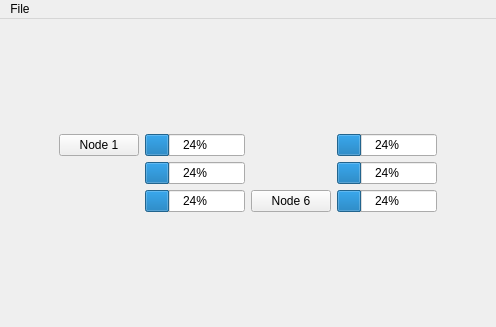
<?xml version="1.0" encoding="UTF-8"?>
<ui version="4.0">
 <class>ClusterView</class>
 <widget class="QMainWindow" name="ClusterView">
  <property name="geometry">
   <rect>
    <x>0</x>
    <y>0</y>
    <width>496</width>
    <height>327</height>
   </rect>
  </property>
  <property name="windowTitle">
   <string>Cluster Control</string>
  </property>
  <widget class="QWidget" name="centralwidget">
   <layout class="QVBoxLayout" name="verticalLayout">
    <item>
     <layout class="QGridLayout" name="gridLayout">
      <property name="leftMargin">
       <number>50</number>
      </property>
      <property name="rightMargin">
       <number>50</number>
      </property>
      <item row="0" column="0">
       <widget class="QPushButton" name="pushButton">
        <property name="text">
         <string>Node 1</string>
        </property>
       </widget>
      </item>
      <item row="0" column="1">
       <widget class="QProgressBar" name="progressBar">
        <property name="value">
         <number>24</number>
        </property>
       </widget>
      </item>
      <item row="1" column="1">
       <widget class="QProgressBar" name="progressBar_2">
        <property name="value">
         <number>24</number>
        </property>
       </widget>
      </item>
      <item row="2" column="1">
       <widget class="QProgressBar" name="progressBar_3">
        <property name="value">
         <number>24</number>
        </property>
       </widget>
      </item>
      <item row="0" column="3">
       <widget class="QProgressBar" name="progressBar_4">
        <property name="value">
         <number>24</number>
        </property>
       </widget>
      </item>
      <item row="1" column="3">
       <widget class="QProgressBar" name="progressBar_5">
        <property name="value">
         <number>24</number>
        </property>
       </widget>
      </item>
      <item row="2" column="3">
       <widget class="QProgressBar" name="progressBar_6">
        <property name="value">
         <number>24</number>
        </property>
       </widget>
      </item>
      <item row="2" column="2">
       <widget class="QPushButton" name="pushButton_6">
        <property name="text">
         <string>Node 6</string>
        </property>
       </widget>
      </item>
      <item row="1" column="0">
       <widget class="Node" name="widget_2" native="true"/>
      </item>
      <item row="2" column="0">
       <widget class="Node" name="Node1" native="true"/>
      </item>
     </layout>
    </item>
   </layout>
  </widget>
  <widget class="QMenuBar" name="menubar">
   <property name="geometry">
    <rect>
     <x>0</x>
     <y>0</y>
     <width>496</width>
     <height>25</height>
    </rect>
   </property>
   <widget class="QMenu" name="menuFile">
    <property name="title">
     <string>File</string>
    </property>
    <addaction name="actionClose"/>
   </widget>
   <addaction name="menuFile"/>
  </widget>
  <action name="actionClose">
   <property name="text">
    <string>Close</string>
   </property>
   <property name="shortcut">
    <string>Ctrl+W</string>
   </property>
  </action>
 </widget>
 <customwidgets>
  <customwidget>
   <class>Node</class>
   <extends>QWidget</extends>
   <header>node</header>
   <container>1</container>
  </customwidget>
 </customwidgets>
 <resources/>
 <connections>
  <connection>
   <sender>actionClose</sender>
   <signal>triggered()</signal>
   <receiver>ClusterView</receiver>
   <slot>close()</slot>
   <hints>
    <hint type="sourcelabel">
     <x>-1</x>
     <y>-1</y>
    </hint>
    <hint type="destinationlabel">
     <x>227</x>
     <y>163</y>
    </hint>
   </hints>
  </connection>
 </connections>
</ui>
